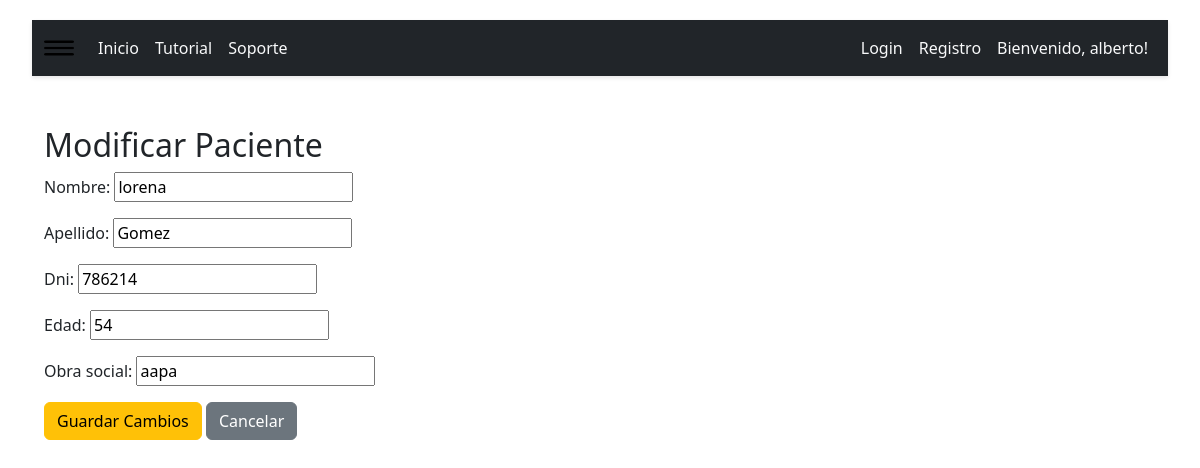
The page /modificar-paciente/3/ (signed in) on the database its author committed.
### GestionPacientes/models.py (models this page shows, shortened)
class Paciente(models.Model):
    usuario = models.ForeignKey(User, on_delete=models.CASCADE, related_name='pacientes')
    nombre = models.CharField(max_length=100)
    apellido = models.CharField(max_length=100)
    dni = models.CharField(max_length=100, unique=True)  # DNI único por paciente
    edad = models.PositiveIntegerField()
    obra_social = models.CharField(max_length=100, blank=True, null=True)

### GestionPacientes/views.py (the view)
# urls.py: path('modificar-paciente/<int:id>/', modificar_paciente, name='modificar_paciente'),
def modificar_paciente(request, id):
    paciente = get_object_or_404(Paciente, id=id, usuario=request.user)
    if request.method == 'POST':
        form = PacienteForm(request.POST, instance=paciente)
        if form.is_valid():
            form.save()
            return redirect('lista_pacientes')  # Redirigir a la lista de pacientes
    else:
        form = PacienteForm(instance=paciente)
    return render(request, 'modificar_paciente.html', {
        'form': form,
    })

### GestionPacientes/forms.py
class PacienteForm(forms.ModelForm):
    class Meta:
        model = Paciente
        fields = ['nombre', 'apellido', 'dni', 'edad', 'obra_social']

### GestionPacientes/templates/modificar_paciente.html (shortened to what this page needs)
{% extends 'home.html' %}
{% block content %}
<div class="container mt-5">
    <h2>Modificar Paciente</h2>
    <form method="post">
        {{ form.as_p }}
        <button type="submit" class="btn btn-warning">Guardar Cambios</button>
        <a href="{% url 'lista_pacientes' %}" class="btn btn-secondary">Cancelar</a>
    </form>
</div>
{% endblock %}

### GestionPacientes/templates/home.html (shortened to what this page needs)
<!DOCTYPE html>
<html lang="es">
<head>
    <link href="https://cdn.jsdelivr.net/npm/bootstrap@5.3.0/dist/css/bootstrap.min.css" rel="stylesheet">
    <link href="https://cdn.jsdelivr.net/npm/bootstrap@5.3.3/dist/css/bootstrap.min.css" rel="stylesheet">
{% load static %}
<link rel="stylesheet" type="text/css" href="{% static 'css/bootstrap.min.css' %}">
</head>
{% load static %}
<body>
<div class="container-fluid">
    <div class="content">
        <nav class="navbar navbar-expand-lg  bg-dark text-light  ">
          <div class="container-fluid ">
            <img class="navbar-brand" src="{% static 'images/menu.png' %}" type="button" class="img-fluid p-1 mt-5 rounded " alt="..." width="30" height="30" data-bs-toggle="offcanvas" data-bs-target="#offcanvasWithBothOptions">
            <div class="collapse navbar-collapse" id="navbarNav">
                <ul class="navbar-nav">
                    <li class="nav-item "><a class="nav-link text-light" href="{% url 'home' %}">Inicio</a></li>
                    <li class="nav-item"><a class="nav-link text-light" href="#">Tutorial</a></li>
                    <li class="nav-item"><a class="nav-link text-light" href="">Soporte</a></li>
                    </ul>
                <ul class="navbar-nav ms-auto">
                    <li class="nav-item "><a class="nav-link text-light" href="{% url 'account_login' %}">Login</a></li>
                    <li class="nav-item "><a class="nav-link text-light" href="{% url 'account_signup' %}">Registro</a></li>
                    <li class="nav-item "><a class="nav-link text-light" href="#">Bienvenido, {{ user.username }}!</a></li>
                </ul>
            </div>
        </div>
          </nav>
        <div style="margin-top: 50px;">
            {%block content%}
            {%endblock %}
        </div>
    </div>
</div>
</body>
</html>

### GestionPacientes/templates/home.html (style rules this page uses)
body { display: flex; }
.content { flex-grow: 1; background-color: white; min-height: 100vh; padding: 20px; }
.navbar { position: fixed; width: 100%; top: 0; right: 0; background-color: white; padding: 10px; box-shadow: 0 2px 4px rgba(0, 0, 0, 0.1); }

### rows shown on the page
Paciente: nombre "lorena", apellido "Gomez", dni "786214", edad "54", obra_social "aapa"

### other values the page prints
{{ user.username }} "alberto"
